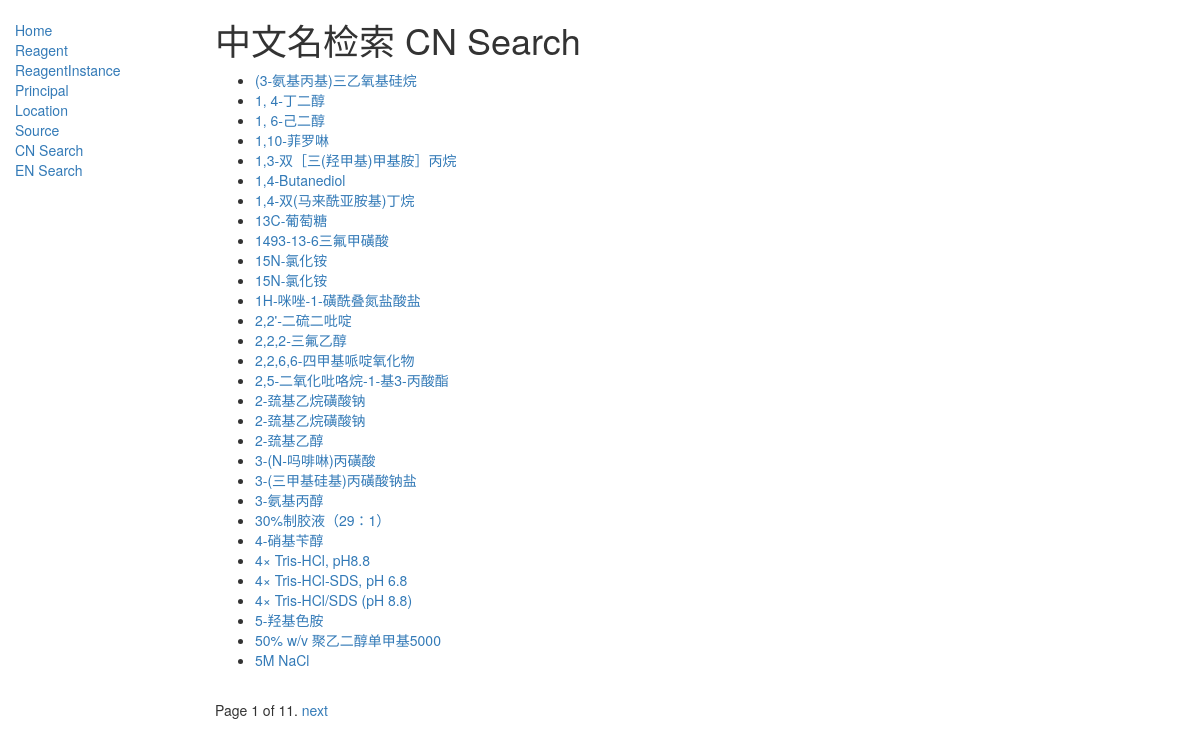
The app's page /catalog/chinese_name/ with its own data.
### catalog/models.py (models this page shows, shortened)
class ChineseName(models.Model):
    name = models.CharField(max_length=200,
                            help_text="Enter a Chinese Name (e.g. 丙酮, 乙腈)")
    class Meta:
        ordering = ['name']
    def get_absolute_url(self):
        return reverse('chinese_name-detail', args=[str(self.id)])

### catalog/views.py (the view)
class ChineseNameListView(generic.ListView):
    model = ChineseName
    paginate_by = 30

### catalog/templates/catalog/chinesename_list.html
{% extends "base_generic.html" %}
{% block content %}
<h1>中文名检索 CN Search</h1>
{% if chinesename_list %}
<ul>
    {% for chinesename in chinesename_list %}
    <li>
        <a href="{{ chinesename.get_absolute_url }}">{{ chinesename.name }}</a>
    </li>
    {% endfor %}
</ul>
{% else %}
<p>There are no chinesename in the database.</p>
{% endif %}
{% endblock %}

### records on screen
ChineseName: name "(3-氨基丙基)三乙氧基硅烷"
ChineseName: name "1, 4-丁二醇"
ChineseName: name "1, 6-己二醇"
ChineseName: name "1,10-菲罗啉"
ChineseName: name "1,3-双［三(羟甲基)甲基胺］丙烷"
ChineseName: name "1,4-Butanediol"
ChineseName: name "1,4-双(马来酰亚胺基)丁烷"
ChineseName: name "13C-葡萄糖"
ChineseName: name "1493-13-6三氟甲磺酸"
ChineseName: name "15N-氯化铵"
ChineseName: name "15N-氯化铵"
ChineseName: name "1H-咪唑-1-磺酰叠氮盐酸盐"
ChineseName: name "2,2'-二硫二吡啶"
ChineseName: name "2,2,2-三氟乙醇"
ChineseName: name "2,2,6,6-四甲基哌啶氧化物"
ChineseName: name "2,5-二氧化吡咯烷-1-基3-丙酸酯"
ChineseName: name "2-巯基乙烷磺酸钠"
ChineseName: name "2-巯基乙烷磺酸钠"
ChineseName: name "2-巯基乙醇"
ChineseName: name "3-(N-吗啡啉)丙磺酸"
ChineseName: name "3-(三甲基硅基)丙磺酸钠盐"
ChineseName: name "3-氨基丙醇"
ChineseName: name "30%制胶液（29：1）"
ChineseName: name "4-硝基苄醇"
ChineseName: name "4× Tris-HCl, pH8.8"
ChineseName: name "4× Tris-HCl-SDS, pH 6.8"
ChineseName: name "4× Tris-HCl/SDS (pH 8.8)"
ChineseName: name "5-羟基色胺"
ChineseName: name "50% w/v 聚乙二醇单甲基5000"
ChineseName: name "5M NaCl"

### other values on screen
{{ page_obj.number }} "1"
{{ page_obj.paginator.num_pages }} "11"
